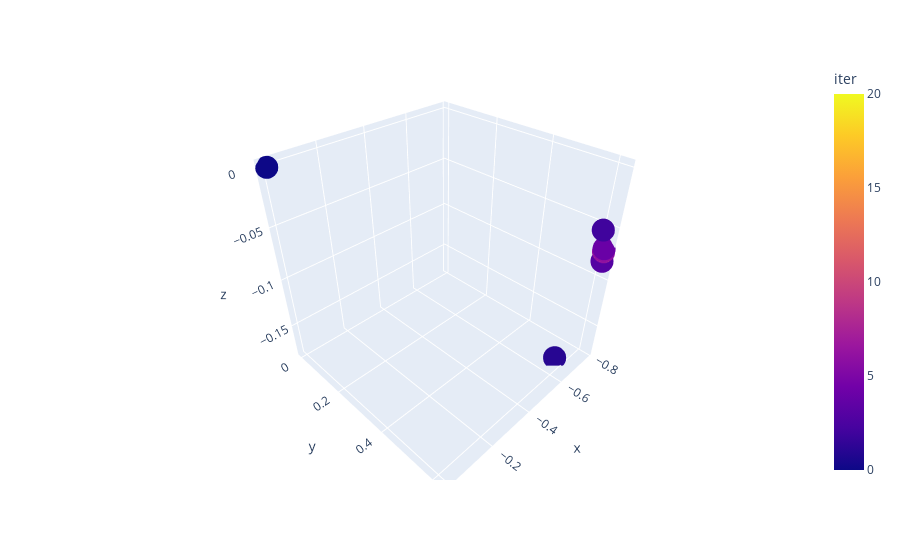

Notebook source saved alongside this figure:
### Code cell
plot_3d_iters(10, 20)

### Figure 1 — Plotly figure (JSON) as saved in the notebook; plotly's stock layout.template omitted (floating-point values rounded to 4 significant figures)
{"data": [{"hovertemplate": "x=%{x}<br>y=%{y}<br>z=%{z}<br>iter=%{marker.color}<extra></extra>", "legendgroup": "", "marker": {"color": [0.0, 1.0, 2.0, 3.0, 4.0, 5.0, 6.0, 7.0, 8.0, 9.0, 10.0, 11.0, 12.0, 13.0, 14.0, 15.0, 16.0, 17.0, 18.0, 19.0, 20.0], "coloraxis": "coloraxis", "symbol": "circle"}, "mode": "markers", "name": "", "scene": "scene", "showlegend": false, "type": "scatter3d", "x": [0.0, -0.667, -0.7524, -0.7778, -0.7809, -0.7827, -0.783, -0.7831, -0.7832, -0.7832, -0.7832, -0.7832, -0.7832, -0.7832, -0.7832, -0.7832, -0.7832, -0.7832, -0.7832, -0.7832, -0.7832], "y": [0.0, 0.5762, 0.6157, 0.6214, 0.6185, 0.6182, 0.6178, 0.6177, 0.6177, 0.6177, 0.6177, 0.6177, 0.6177, 0.6177, 0.6177, 0.6177, 0.6177, 0.6177, 0.6177, 0.6177, 0.6177], "z": [0.0, -0.1794, -0.04954, -0.08034, -0.06901, -0.07231, -0.07121, -0.07154, -0.07143, -0.07146, -0.07145, -0.07146, -0.07145, -0.07146, -0.07146, -0.07146, -0.07146, -0.07146, -0.07146, -0.07146, -0.07146]}], "layout": {"coloraxis": {"colorbar": {"title": {"text": "iter"}}, "colorscale": [[0, "#0d0887"], [0.1111, "#46039f"], [0.2222, "#7201a8"], [0.3333, "#9c179e"], [0.4444, "#bd3786"], [0.5556, "#d8576b"], [0.6667, "#ed7953"], [0.7778, "#fb9f3a"], [0.8889, "#fdca26"], [1, "#f0f921"]]}, "legend": {"tracegroupgap": 0}, "margin": {"t": 60}, "scene": {"domain": {"x": [0, 1], "y": [0, 1]}, "xaxis": {"title": {"text": "x"}}, "yaxis": {"title": {"text": "y"}}, "zaxis": {"title": {"text": "z"}}}}}
